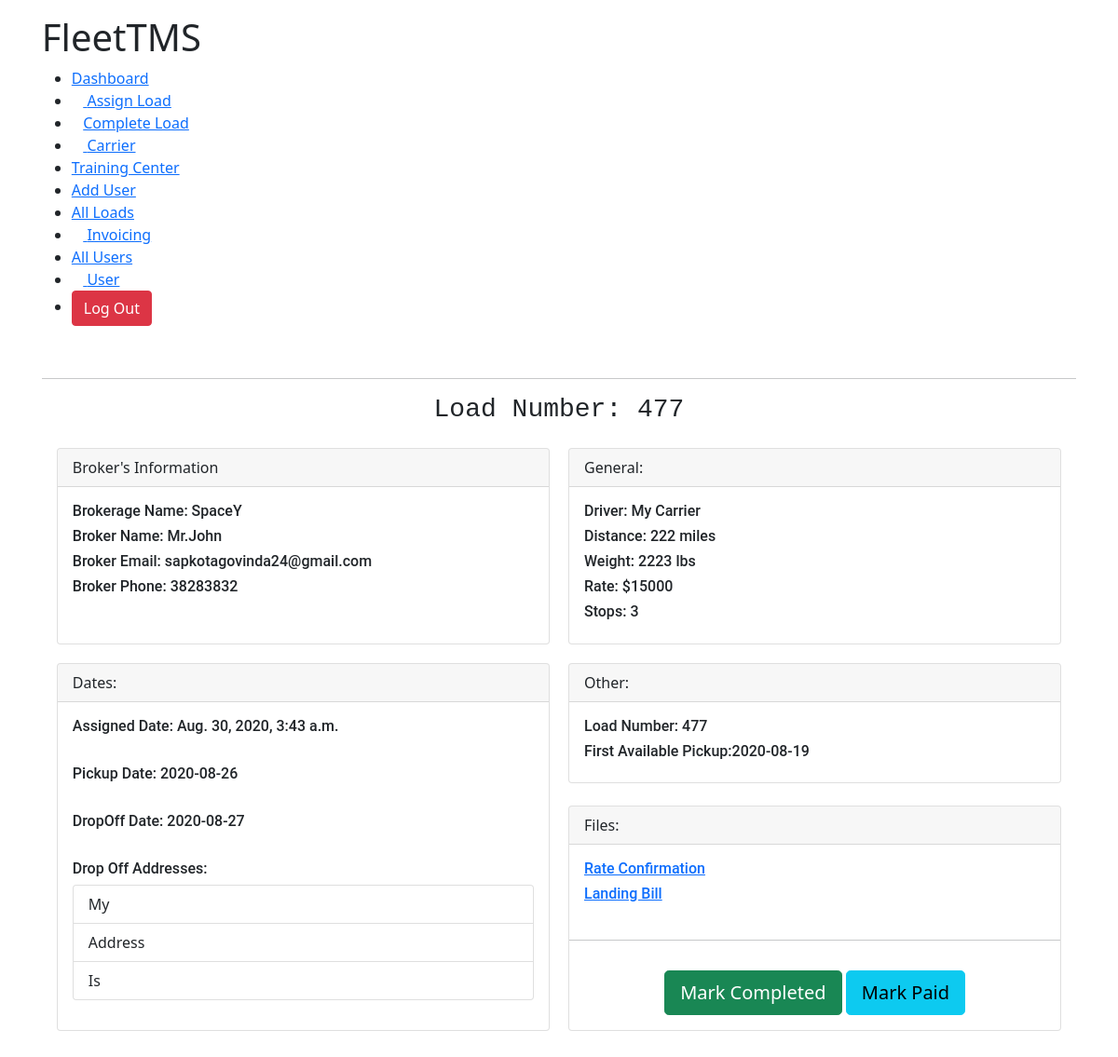
The page /load_detail/81 (signed in) on the database its author committed.
### TMSTruck/models.py (models this page shows, shortened)
class AssignLoad(models.Model):
	user 					= models.ForeignKey(Account,on_delete=models.CASCADE,null=True,blank=True)
	brokerage_name 			= models.CharField(max_length=300, null=True)
	broker_name 			= models.CharField(max_length=300, null=True)
	assignToCarrier			= models.ForeignKey(Carrier,blank=True, on_delete=models.CASCADE, null=True)
	broker_address 			= models.CharField(max_length=300, null=True)
	pickupAddress 			= models.CharField(max_length=300, null=True)
	distance 				= models.IntegerField(null=True)
	weight 					= models.IntegerField(null=True)
	rate 					= models.IntegerField(null=True)
	stops 					= models.IntegerField(null=True)
	assigned_date			= models.DateTimeField(blank=True,auto_now_add=True, null=True)
	pickupDate				= models.CharField(max_length=3000,null=True, blank=True)
	is_active 				= models.BooleanField(default=True,null=True)
	is_paid 				= models.BooleanField(default=False,null=True)
	broker_phone			= models.IntegerField(null=True)
	broker_email			= models.EmailField(max_length=100,null=True)
	load_number				= models.IntegerField(null=True)
	dropOffDate				= models.CharField(max_length=3000,null=True,blank=True)
	dropOffAddress			= models.CharField(max_length=10000,null=True)
	first_available_pickup	= models.CharField(max_length=3000,null=True,blank=True)
	rate_confirmation		= models.FileField(blank=True,upload_to=rate_confirmation_path)
	bill_of_landing			= models.FileField(blank=True,upload_to=bill_path)
	special_comments 		= models.TextField(null=True,max_length=10000)
	final_address			= models.CharField(null=True,max_length=100, blank=True)
	is_awaiting				= models.BooleanField(null=True,default=True,blank=True)
	is_awb					= models.BooleanField(null=True,default=True,blank=True)
	is_sign					= models.BooleanField(null=True,default=False)

class Carrier(models.Model):
	user					= models.ForeignKey(Account,on_delete=models.CASCADE,null=True,blank=True)
	firstName 				= models.CharField(max_length=100,null=True)
	lastName				= models.CharField(max_length=100,null=True)
	company 				= models.CharField(max_length=100,null=True)
	email					= models.EmailField(max_length=100,null=True)
	phone					= models.IntegerField(null=True)
	mc_number 				= models.IntegerField(null=True)
	dot_number				= models.IntegerField(null=True)
	factoring_phone			= models.IntegerField(null=True)
	willing_states			= models.TextField(max_length=1000,null=True)
	carrier_status			= models.CharField(max_length=100,null=True)
	factoring_company		= models.CharField(max_length=100,null=True)
	mc_upload		 		= models.FileField(upload_to=carrierMcFiles,null=True)
	w9_upload 				= models.FileField(upload_to=carrierMcFiles,null=True)
	insurance				= models.FileField(upload_to=carrierMcFiles,null=True)
	costPerMile				= models.IntegerField(null=True)

### TMSTruck/decorators.py (the view)
        def wrapper(request, *args, **kwargs):
            group = None
            if request.user.groups.exists():
                group = request.user.groups.all()[0].name
            if group in allowed_roles:
                return view_func(request, *args, **kwargs)
            elif group == 'Trainee':
                return redirect("user")
            else:
                return HttpResponse("You are not authorized to visit this page. ")

### TMSTruck/views.py (called while the page is built)
@login_required(login_url="login")
@customRoles(allowed_roles=['Admin','Accounting','Hiring Manager', 'Logistics Manager'])
@login_required(login_url='login')
def load_detail(request,pk):
	group = request.user.groups.all()[0].name
	load = AssignLoad.objects.get(id=pk)
	j = json.loads(load.dropOffAddress)
	print(type(j))
	a = j["stopAddresses"]
	template = 'TMSTruck/load_detail.html'
	address_list = []
	print(j)
	for i in a:
		address_list.append(i)
	context = {
		'load':load,
		'group':group,
		'address':address_list
	}
	return render(request,template,context)

### TMSTruck/templates/TMSTruck/load_detail.html (shortened to what this page needs)
{% extends 'TMSTruck/base.html' %}
{% load static %}
{% block content %}
<link rel="stylesheet" href="{% static 'css/dashboard.css' %}">
<div class="main-body">
    {% if group == 'Accounting' %}
    {% include 'TMSTruck/navbars/accounting_navbar.html' %}
    {% elif group == 'Admin' %}
    {% include 'TMSTruck/navbars/admin_navbar.html' %}
    {% elif group == 'Hiring Manager' %}
    {% include 'TMSTruck/navbars/hiring_manager_navbar.html' %}
    {% elif group == 'Logistics Manager' %}
    {% include 'TMSTruck/navbars/logistics_manager.html' %}
    {% endif %}
    <hr>
    <div>
        <h3 id="head" align="center">Load Number: {{load.load_number}}</h3>
        <div  id="all" class="card-body">
            <div class="card">
                <div class="card-header">
                    Broker's Information
                </div>
                <div class="card-body">
                    <h6>Brokerage Name: {{load.brokerage_name}}</h6>
                    <h6>Broker Name: {{load.broker_name}}</h6>
                    <h6>Broker Email: {{load.broker_email}}</h6>
                    <h6>Broker Phone: {{load.broker_phone}}</h6>
                </div>
            </div>
            <div class="card">
                <div class="card-header">
                    General:
                </div>
                <div class="card-body">
                    <h6>Driver: {{load.assignToCarrier.firstName}} {{load.assignToCarrier.lastName}}</h6>
                    <h6>Distance: {{load.distance}} miles</h6>
                    <h6>Weight: {{load.weight}} lbs</h6>
                    <h6>Rate: ${{load.rate}}</h6>
                    <h6>Stops: {{load.stops}}</h6>
                </div>
            </div>
            <div class="card">
                <div class="card-header">
                    Dates:
                </div>
                <div class="card-body">
                    <h6>Assigned Date: {{load.assigned_date}}</h6><br>
                    <h6>Pickup Date: {{load.pickupDate}}</h6><br>
                    <h6>DropOff Date: {{load.dropOffDate}}</h6><br>
                    <h6>Drop Off Addresses:</h6>
                        <ul class="list-group">
                        {% for i in address %}
                        <li class="list-group-item"> {{i}}</li>
                        {% endfor %}
                    </ul>
                </div>
            </div>
            <div>
                <div class="card">
                    <div class="card-header">
                        Other:
                    </div>
                    <div class="card-body">
                        <h6>Load Number: {{load.load_number}}</h6>
                        <h6>First Available Pickup:{{load.first_available_pickup}}</h6>
                    </div>
                </div>
                <br>
                <div class="card">
                    <div class="card-header">
                        Files:
                    </div>
                    <div class="card-body">
                        <h6><a href="{{load.rate_confirmation}}">Rate Confirmation</a></h6>
                        <h6><a href="{{load.bill_of_landing}}">Landing Bill</a></h6>
                    </div>
                    <hr>
                    <div class="card-body">
                        <center>
                        <a href="{% url 'mark_completed' load.id %}"> <button class="btn btn-success btn-lg">Mark Completed</button></a>
                        <a href="{% url 'mark_paid' load.id %}"> <button class="btn btn-info btn-lg">Mark Paid</button></a>
                    </center>
                    </div>
                </div>
            </div>
        </div>
    </div>
</div>
{% endblock %}

### static/css/base.css (style rules this page uses)
* { padding: 0px; margin: 0px; }
.main-body { margin: 1rem 2.8rem; }

### TMSTruck/templates/TMSTruck/load_detail.html (style rules this page uses)
#all { display: grid; grid-template-columns: 1fr 1fr ; grid-gap: 20px; }
h6 { font-family: Roboto; font-weight: 400; }
#head { font-family: 'Courier New', Courier, monospace ; }

### rows shown on the page
AssignLoad: load_number "477", brokerage_name "SpaceY", broker_name "Mr.John", broker_email "sapkotagovinda24@gmail.com", broker_phone "38283832", assignToCarrier.firstName "My", assignToCarrier.lastName "Carrier", distance "222", weight "2223", rate "15000", stops "3", assigned_date "Aug. 30, 2020, 3:43 a.m.", pickupDate "2020-08-26", dropOffDate "2020-08-27", first_available_pickup "2020-08-19"

### other values the page prints
{{ i }} "My" "Address" "Is"
